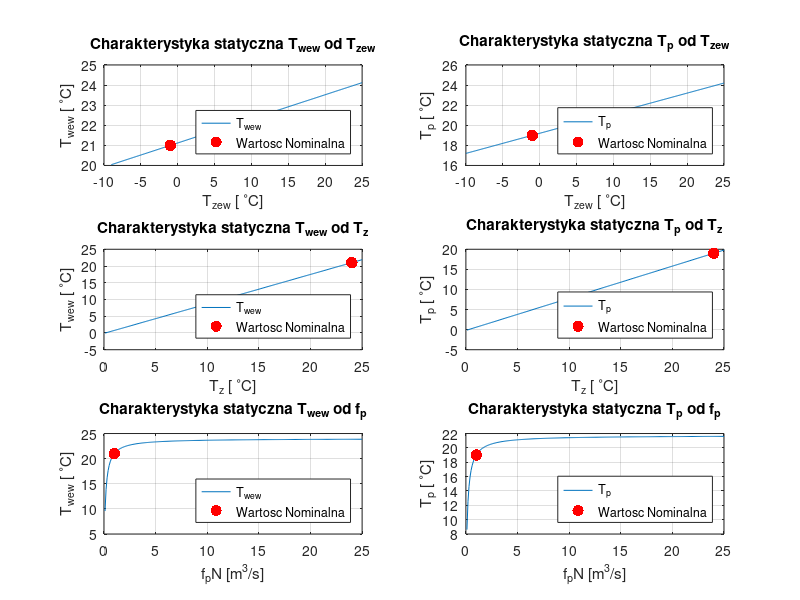

Write the MATLAB code that produced this figure.
close all;
%%%%%%%%%%%%%%%%%%%%%%%%%%%%%%%%%%%%%%%%%%%%%%%%%%%%%%%%%%%%%%%%%
% NOMINALNE WARTOSCI
T_zewN = -1;  % 'C
T_zN = 24;    % 'C
T_pN = 19;    % 'C
T_wewN = 21;  % 'C
f_pN = 1;     % m^3/s
c_p = 1000; % J/(kg*K)
ro_p = 1.2; % kg/m^3
dl = 20;   % m
szer = 10; % m
h_w = 5;   % m
h_p = 1.5; % m
V_w = dl*szer*h_w;   % m
V_p = dl*szer*h_p/3; % m dach jest ostroslupem
C_vw = c_p*ro_p*V_w;   % J/K
C_vp = c_p*ro_p*V_p;   % J/k
%%%%%%%%%%%%%%%%%%%%%%%%%%%%%%%%%%%%%%%%%%%%%%%%%%%%%%%%%%%%%%%%%
% Do zmniejszenia zapisu
a=c_p*ro_p*f_pN;
% Pro_porcja K
p=0.25;
% Obliczanie wspolczynnikow K
A = [(T_wewN-T_pN), (T_wewN-T_zewN); 
     (T_wewN-T_pN), (-p*(T_pN-T_zewN))];
B = [a*(T_zN-T_wewN); 0];
K_matrix = inv(A)*B;
% Wspolczynniki przenikalnosci cieplnej K
K_1=K_matrix(1,1); % W/K
K_w=K_matrix(2,1); % W/K
K_p=p*K_w;         % W/K
%%%%%%%%%%%%%%%%%%%%%%%%%%%%%%%%%%%%%%%%%%%%%%%%%%%%%%%%%%%%%%%%%






T_zew1 = T_zewN;                                                   
T_wew1 = T_wewN;                                                   
T_p1 = T_pN;                                                     
f_p1 = f_pN;
T_z1 = T_zN;                                                     
a = c_p*ro_p*f_pN;
M=1/(K_1+K_p);


figure();
subplot(321);
T_zew1=-9:0.1:25;
T_wewp = (c_p*ro_p*f_p1*T_z1+K_1*K_p*T_zew1*M +K_w*T_zew1)./(c_p*ro_p*f_p1+K_1+K_w-(K_1^2)*M) ;
T_po = (K_1*T_wewp+K_p*T_zew1)*M;
plot(T_zew1,T_wewp);
xlabel('T_{zew} [ ^{\circ}C]');
ylabel('T_{wew} [ ^{\circ}C]');
title('Charakterystyka statyczna T_{wew} od T_{zew}');
hold on;
plot(T_zewN, T_wewN, 'r.','Markersize',25);
grid on;
legend("T_{wew}","Wartosc Nominalna",'Location','SouthEast')


T_zew1 = T_zewN;                                                   
T_wew1 = T_wewN;                                                   
T_p1 = T_pN;                                                     
f_p1 = f_pN;
T_z1 = T_zN;                                                     
a = c_p*ro_p*f_pN;
M=1/(K_1+K_p);

subplot(323);
T_z1=0.1:0.1:25;
T_wewp = (c_p*ro_p*f_p1*T_z1+K_1*K_p*T_zew1*M +K_w*T_zew1)./(c_p*ro_p*f_p1+K_1+K_w-(K_1^2)*M) ;
T_po = (K_1*T_wewp+K_p*T_zew1)*M;
plot(T_z1,T_wewp);
xlabel('T_{z} [ ^{\circ}C]');
ylabel('T_{wew} [ ^{\circ}C]');
hold on;
plot(T_zN, T_wewN, 'r.','Markersize',25);
title('Charakterystyka statyczna T_{wew} od T_{z}');
grid on;
legend("T_{wew}","Wartosc Nominalna",'Location','SouthEast')

T_zew1 = T_zewN;                                                   
T_wew1 = T_wewN;                                                   
T_p1 = T_pN;                                                     
f_p1 = f_pN;
T_z1 = T_zN;                                                     
a = c_p*ro_p*f_pN;
M=1/(K_1+K_p);

subplot(325);
f_p1=0.1:0.1:25;
T_wewp = (c_p*ro_p*f_p1*T_z1+K_1*K_p*T_zew1*M +K_w*T_zew1)./(c_p*ro_p*f_p1+K_1+K_w-(K_1^2)*M) ;
T_po = (K_1*T_wewp+K_p*T_zew1)*M;
plot(f_p1,T_wewp);
xlabel('f_pN [m^3/s]');
ylabel('T_{wew} [ ^{\circ}C]');
hold on;
plot(f_pN, T_wewN, 'r.','Markersize',25);
title('Charakterystyka statyczna T_{wew} od f_{p}');
grid on;
legend("T_{wew}","Wartosc Nominalna",'Location','SouthEast')

T_zew1 = T_zewN;                                                   
T_wew1 = T_wewN;                                                   
T_p1 = T_pN;                                                     
f_p1 = f_pN;
T_z1 = T_zN;                                                     
a = c_p*ro_p*f_pN;
M=1/(K_1+K_p);


subplot(322);
T_zew1=-10:0.1:25;
T_wewp = (c_p*ro_p*f_p1*T_z1+K_1*K_p*T_zew1*M +K_w*T_zew1)./(c_p*ro_p*f_p1+K_1+K_w-(K_1^2)*M) ;
T_po = (K_1*T_wewp+K_p*T_zew1)*M;
plot(T_zew1,T_po);
xlabel('T_{zew} [ ^{\circ}C]');
ylabel('T_{p} [ ^{\circ}C]');
title('Charakterystyka statyczna T_{p} od T_{zew}');
hold on;
plot(T_zewN, T_pN, 'r.','Markersize',25);
grid on;
legend('T_{p}','Wartosc Nominalna','Location','SouthEast')

T_zew1 = T_zewN;                                                   
T_wew1 = T_wewN;                                                   
T_p1 = T_pN;                                                     
f_p1 = f_pN;
T_z1 = T_zN;                                                     
a = c_p*ro_p*f_pN;
M=1/(K_1+K_p);
subplot(324);
T_z1=0.1:0.1:25;
T_wewp = (c_p*ro_p*f_p1*T_z1+K_1*K_p*T_zew1*M +K_w*T_zew1)./(c_p*ro_p*f_p1+K_1+K_w-(K_1^2)*M) ;
T_po = (K_1*T_wewp+K_p*T_zew1)*M;
plot(T_z1,T_po);
xlabel('T_{z} [ ^{\circ}C]');
ylabel('T_{p} [ ^{\circ}C]');
hold on;
plot(T_zN, T_pN, 'r.','Markersize',25);
title('Charakterystyka statyczna T_{p} od T_{z}');
grid on;
legend('T_{p}','Wartosc Nominalna','Location','SouthEast')

subplot(326);
T_zew1 = T_zewN;                                                   
T_wew1 = T_wewN;                                                   
T_p1 = T_pN;                                                     
f_p1 = f_pN;
T_z1 = T_zN;                                                     
a = c_p*ro_p*f_pN;
M=1/(K_1+K_p);
f_p1=0.1:0.1:25;
T_wewp = (c_p*ro_p*f_p1*T_z1+K_1*K_p*T_zew1*M +K_w*T_zew1)./(c_p*ro_p*f_p1+K_1+K_w-(K_1^2)*M) ;
T_po = (K_1*T_wewp+K_p*T_zew1)*M;
plot(f_p1,T_po);
xlabel('f_pN [m^3/s]');
ylabel('T_{p} [ ^{\circ}C]');
hold on;
plot(f_pN, T_pN, 'r.','Markersize',25);
title('Charakterystyka statyczna T_{p} od f_{p}');
grid on;
legend('T_{p}','Wartosc Nominalna','Location','SouthEast')
